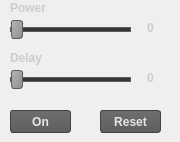
    <widget class="QWidget" name="tabLaser">
     <attribute name="title">
      <string>Laser</string>
     </attribute>
     <widget class="QSlider" name="slideLaserPower">
      <property name="geometry">
       <rect>
        <x>10</x>
        <y>20</y>
        <width>121</width>
        <height>19</height>
       </rect>
      </property>
      <property name="styleSheet">
       <string notr="true">QSlider::handle:horizontal {
	background: qlineargradient(x1:0, y1:0, x2:1, y2:1, stop:0 #b4b4b4, stop:1 #8f8f8f);
     border: 1px solid #5c5c5c;
     border-radius: 3px;
     margin: -8px 0; /* expand outside the groove */
	 width: 10px;
	 height: 18px;
 }
QSlider::groove:horizontal {
	height: 3px;
	background-color: rgb(53, 53, 53);
	border: 1px solid #5c5c5c;
}</string>
      </property>
      <property name="maximum">
       <number>254</number>
      </property>
      <property name="orientation">
       <enum>Qt::Horizontal</enum>
      </property>
     </widget>
     <widget class="QLabel" name="labelLaserDelay">
      <property name="geometry">
       <rect>
        <x>130</x>
        <y>70</y>
        <width>41</width>
        <height>16</height>
       </rect>
      </property>
      <property name="font">
       <font>
        <family>Arial</family>
        <weight>75</weight>
        <bold>true</bold>
       </font>
      </property>
      <property name="styleSheet">
       <string notr="true">color:rgb(204,204,204);</string>
      </property>
      <property name="text">
       <string>0</string>
      </property>
      <property name="alignment">
       <set>Qt::AlignCenter</set>
      </property>
     </widget>
     <widget class="QSlider" name="slideLaserDelay">
      <property name="geometry">
       <rect>
        <x>10</x>
        <y>70</y>
        <width>121</width>
        <height>19</height>
       </rect>
      </property>
      <property name="styleSheet">
       <string notr="true">QSlider::handle:horizontal {
	background: qlineargradient(x1:0, y1:0, x2:1, y2:1, stop:0 #b4b4b4, stop:1 #8f8f8f);
     border: 1px solid #5c5c5c;
     border-radius: 3px;
     margin: -8px 0; /* expand outside the groove */
	 width: 10px;
	 height: 18px;
 }
QSlider::groove:horizontal {
	height: 3px;
	background-color: rgb(53, 53, 53);
	border: 1px solid #5c5c5c;
}</string>
      </property>
      <property name="maximum">
       <number>100</number>
      </property>
      <property name="orientation">
       <enum>Qt::Horizontal</enum>
      </property>
     </widget>
     <widget class="QLabel" name="label_13">
      <property name="geometry">
       <rect>
        <x>10</x>
        <y>50</y>
        <width>41</width>
        <height>16</height>
       </rect>
      </property>
      <property name="font">
       <font>
        <family>Arial</family>
        <weight>75</weight>
        <bold>true</bold>
       </font>
      </property>
      <property name="styleSheet">
       <string notr="true">color:rgb(204,204,204);</string>
      </property>
      <property name="text">
       <string>Delay</string>
      </property>
     </widget>
     <widget class="QLabel" name="label_12">
      <property name="geometry">
       <rect>
        <x>10</x>
        <y>0</y>
        <width>51</width>
        <height>16</height>
       </rect>
      </property>
      <property name="font">
       <font>
        <family>Arial</family>
        <weight>75</weight>
        <bold>true</bold>
       </font>
      </property>
      <property name="styleSheet">
       <string notr="true">color:rgb(204,204,204);</string>
      </property>
      <property name="text">
       <string>Power</string>
      </property>
     </widget>
     <widget class="QLabel" name="labelLaserPower">
      <property name="geometry">
       <rect>
        <x>130</x>
        <y>20</y>
        <width>41</width>
        <height>16</height>
       </rect>
      </property>
      <property name="font">
       <font>
        <family>Arial</family>
        <weight>75</weight>
        <bold>true</bold>
       </font>
      </property>
      <property name="styleSheet">
       <string notr="true">color:rgb(204,204,204);</string>
      </property>
      <property name="text">
       <string>0</string>
      </property>
      <property name="alignment">
       <set>Qt::AlignCenter</set>
      </property>
     </widget>
     <widget class="QPushButton" name="btnLaserStart">
      <property name="geometry">
       <rect>
        <x>10</x>
        <y>110</y>
        <width>61</width>
        <height>23</height>
       </rect>
      </property>
      <property name="font">
       <font>
        <family>Arial</family>
        <weight>75</weight>
        <bold>true</bold>
       </font>
      </property>
      <property name="styleSheet">
       <string notr="true"> QPushButton {
	 color: rgb(230,230,230);
     border: 1px solid rgb(67,67,67);
     border-radius: 3px;
	 background-color: qlineargradient(x1:0,y1:0,x2:0,y2:1,stop:0 #6E6E6E,stop:1 #5F5F5F);
 }

 QPushButton::hover {
	 color: rgb(231,231,231);
	 background-color: qlineargradient(x1:0,y1:0,x2:0,y2:1,stop:0 #858585,stop:1 #787878);
 }

 QPushButton:pressed {
	 color: rgb(231,231,231);
	 background-color: qlineargradient(x1:0,y1:0,x2:0,y2:1,stop:0 #646464,stop:0.7 #828282,stop:1 #6E6E6E);
 }

</string>
      </property>
      <property name="text">
       <string>On</string>
      </property>
     </widget>
     <widget class="QPushButton" name="btnLaserReset">
      <property name="geometry">
       <rect>
        <x>100</x>
        <y>110</y>
        <width>61</width>
        <height>23</height>
       </rect>
      </property>
      <property name="font">
       <font>
        <family>Arial</family>
        <weight>75</weight>
        <bold>true</bold>
       </font>
      </property>
      <property name="styleSheet">
       <string notr="true"> QPushButton {
	 color: rgb(230,230,230);
     border: 1px solid rgb(67,67,67);
     border-radius: 3px;
	 background-color: qlineargradient(x1:0,y1:0,x2:0,y2:1,stop:0 #6E6E6E,stop:1 #5F5F5F);
 }

 QPushButton::hover {
	 color: rgb(231,231,231);
	 background-color: qlineargradient(x1:0,y1:0,x2:0,y2:1,stop:0 #858585,stop:1 #787878);
 }

 QPushButton:pressed {
	 color: rgb(231,231,231);
	 background-color: qlineargradient(x1:0,y1:0,x2:0,y2:1,stop:0 #646464,stop:0.7 #828282,stop:1 #6E6E6E);
 }

</string>
      </property>
      <property name="text">
       <string>Reset</string>
      </property>
     </widget>
    </widget>
